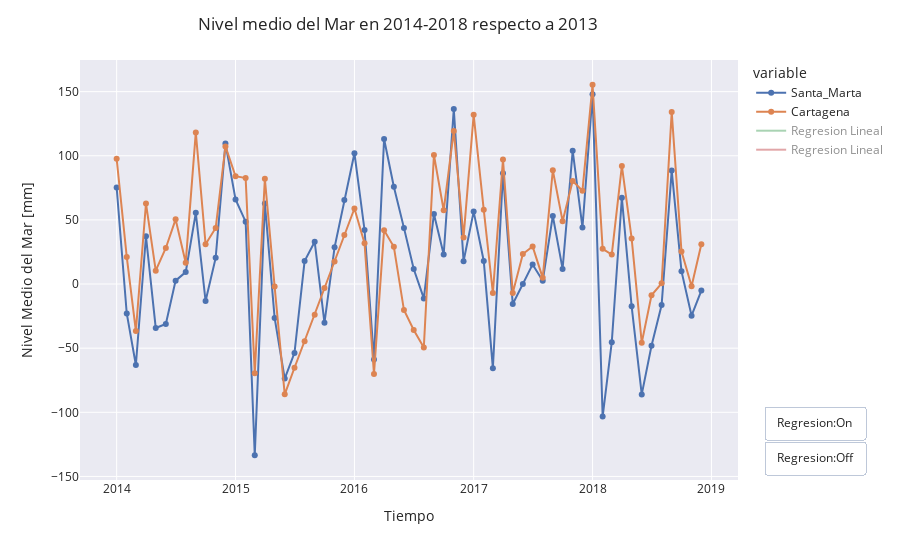

Source (notebook cell):
### Markdown cell above
## Gráfico de Tendencia del Nivel del Mar

### Code cell
import plotly.express as px
import plotly.graph_objects as go
import pandas as pd
import numpy as np
import datetime as dt
from sklearn.linear_model import LinearRegression

df = pd.read_csv(r"C:\Users\verit\Documents\Nivel_del_Mar_Imagenes\Nivel_Mar_Tendencia.csv")
df.Tiempo = pd.to_datetime(df['Tiempo'], format = '%Y/%m/%d')
df = df.interpolate() #pandas interpolation for missing data

inicio = df['Tiempo'].dt.year.iloc[0]
final = df['Tiempo'].dt.year.iloc[-1]

fig = px.line(df, x="Tiempo", y=["Santa_Marta", "Cartagena"], template="seaborn")
fig.update_traces(mode="markers+lines", hovertemplate=None)
fig.update_layout(hovermode="x unified", yaxis_title="Nivel Medio del Mar [mm]", xaxis_title="Tiempo",
                     title_text='Nivel medio del Mar en '+str(inicio)+'-'+str(final)+ ' respecto a 2013', title_x=0.22)

#Regresion Lineal
ciudades = ['Santa_Marta','Cartagena']
colores = ['#55a969','#c44e52']#'#dc8552','#4c72b0'
layoutAnnotationList = []
for ciudad,color in zip(ciudades,colores):
    regr = LinearRegression()
    x = np.array(range(len(df)))
    y = np.array(df[str(ciudad)])
    regr.fit(x.reshape(-1, 1), y.reshape(-1, 1))
    regresion = regr.predict(x.astype(float).reshape(-1, 1))
    slope_anual = regr.coef_[0][0]*12
    text=ciudad+':  y = '+str(round(slope_anual,2))+'x + '+str(round(regr.intercept_[0],2))+' [mm/año]'
    fig.add_trace((go.Scatter(x=df['Tiempo'].tolist(),y=list(regresion.ravel()), mode="lines", name='Regresion Lineal', 
                   legendgroup="group", visible = 'legendonly')))    
    layoutAnnotationList.append(dict(text=text, xref="x", yref="y",x='2016-10-01', y=min(y), showarrow=False, font=dict(color=color,size = 14)))  

    #score = regr.score(x.reshape(-1, 1), y.reshape(-1, 1))
    #print('coefficient of determination R2:', score)
    #from scipy.stats import pearsonr
    #corr, _ = pearsonr(x, y)
    #print('Pearsons correlation: %.3f' % corr)

# Agregar Botones
layoutButtons = list([dict(type="buttons",active=-1,
                           buttons=list([   
                        dict(label = 'Regresion:On',
                             method = 'update',
                             args = [{'visible': [True, True, True, True]},{'annotations':layoutAnnotationList}]),
                        dict(label = 'Regresion:Off',
                            method = 'update',
                             args = [{'visible':[True, True, False, False]},{'annotations':[]}]),
                                        ]),
                           pad={"r": 10, "t": 10},showactive=True,x=1.04,xanchor="left",
                           y=0.015 ,yanchor="bottom"
                           )
                    ])

fig.update_layout(updatemenus=layoutButtons)
fig.show()

### Figure 1 — Plotly figure (JSON) as saved in the notebook; plotly's stock layout.template omitted (floating-point values rounded to 4 significant figures)
{"data": [{"legendgroup": "Santa_Marta", "line": {"color": "rgb(76,114,176)", "dash": "solid"}, "mode": "markers+lines", "name": "Santa_Marta", "orientation": "v", "showlegend": true, "type": "scatter", "x": ["2014-01-01T00:00:00", "2014-02-01T00:00:00", "2014-03-01T00:00:00", "2014-04-01T00:00:00", "2014-05-01T00:00:00", "2014-06-01T00:00:00", "2014-07-01T00:00:00", "2014-08-01T00:00:00", "2014-09-01T00:00:00", "2014-10-01T00:00:00", "2014-11-01T00:00:00", "2014-12-01T00:00:00", "2015-01-01T00:00:00", "2015-02-01T00:00:00", "2015-03-01T00:00:00", "2015-04-01T00:00:00", "2015-05-01T00:00:00", "2015-06-01T00:00:00", "2015-07-01T00:00:00", "2015-08-01T00:00:00", "2015-09-01T00:00:00", "2015-10-01T00:00:00", "2015-11-01T00:00:00", "2015-12-01T00:00:00", "2016-01-01T00:00:00", "2016-02-01T00:00:00", "2016-03-01T00:00:00", "2016-04-01T00:00:00", "2016-05-01T00:00:00", "2016-06-01T00:00:00", "2016-07-01T00:00:00", "2016-08-01T00:00:00", "2016-09-01T00:00:00", "2016-10-01T00:00:00", "2016-11-01T00:00:00", "2016-12-01T00:00:00", "2017-01-01T00:00:00", "2017-02-01T00:00:00", "2017-03-01T00:00:00", "2017-04-01T00:00:00", "2017-05-01T00:00:00", "2017-06-01T00:00:00", "2017-07-01T00:00:00", "2017-08-01T00:00:00", "2017-09-01T00:00:00", "2017-10-01T00:00:00", "2017-11-01T00:00:00", "2017-12-01T00:00:00", "2018-01-01T00:00:00", "2018-02-01T00:00:00", "2018-03-01T00:00:00", "2018-04-01T00:00:00", "2018-05-01T00:00:00", "2018-06-01T00:00:00", "2018-07-01T00:00:00", "2018-08-01T00:00:00", "2018-09-01T00:00:00", "2018-10-01T00:00:00", "2018-11-01T00:00:00", "2018-12-01T00:00:00"], "xaxis": "x", "y": [75.23, -22.96, -63.13, 37.23, -34.26, -31.17, 2.645, 9.29, 55.5, -13.29, 20.4, 109.6, 65.97, 48.61, -133.5, 62.87, -26.42, -73.73, -53.68, 17.9, 32.93, -30.19, 28.6, 65.55, 102, 42.14, -58.87, 113.1, 75.9, 43.78, 11.65, -11.23, 54.63, 23, 136.5, 17.77, 56.48, 18, -65.61, 86.37, -15.61, 0, 15.29, 2.484, 53.07, 11.81, 103.9, 44.13, 148.0, -103.3, -45.29, 67.23, -17.35, -86.03, -48.06, -16.32, 88.43, 10.03, -24.7, -5.065], "yaxis": "y"}, {"legendgroup": "Cartagena", "line": {"color": "rgb(221,132,82)", "dash": "solid"}, "mode": "markers+lines", "name": "Cartagena", "orientation": "v", "showlegend": true, "type": "scatter", "x": ["2014-01-01T00:00:00", "2014-02-01T00:00:00", "2014-03-01T00:00:00", "2014-04-01T00:00:00", "2014-05-01T00:00:00", "2014-06-01T00:00:00", "2014-07-01T00:00:00", "2014-08-01T00:00:00", "2014-09-01T00:00:00", "2014-10-01T00:00:00", "2014-11-01T00:00:00", "2014-12-01T00:00:00", "2015-01-01T00:00:00", "2015-02-01T00:00:00", "2015-03-01T00:00:00", "2015-04-01T00:00:00", "2015-05-01T00:00:00", "2015-06-01T00:00:00", "2015-07-01T00:00:00", "2015-08-01T00:00:00", "2015-09-01T00:00:00", "2015-10-01T00:00:00", "2015-11-01T00:00:00", "2015-12-01T00:00:00", "2016-01-01T00:00:00", "2016-02-01T00:00:00", "2016-03-01T00:00:00", "2016-04-01T00:00:00", "2016-05-01T00:00:00", "2016-06-01T00:00:00", "2016-07-01T00:00:00", "2016-08-01T00:00:00", "2016-09-01T00:00:00", "2016-10-01T00:00:00", "2016-11-01T00:00:00", "2016-12-01T00:00:00", "2017-01-01T00:00:00", "2017-02-01T00:00:00", "2017-03-01T00:00:00", "2017-04-01T00:00:00", "2017-05-01T00:00:00", "2017-06-01T00:00:00", "2017-07-01T00:00:00", "2017-08-01T00:00:00", "2017-09-01T00:00:00", "2017-10-01T00:00:00", "2017-11-01T00:00:00", "2017-12-01T00:00:00", "2018-01-01T00:00:00", "2018-02-01T00:00:00", "2018-03-01T00:00:00", "2018-04-01T00:00:00", "2018-05-01T00:00:00", "2018-06-01T00:00:00", "2018-07-01T00:00:00", "2018-08-01T00:00:00", "2018-09-01T00:00:00", "2018-10-01T00:00:00", "2018-11-01T00:00:00", "2018-12-01T00:00:00"], "xaxis": "x", "y": [97.66, 21.14, -36.6, 62.81, 10.45, 28.13, 50.44, 16.65, 118.2, 31.03, 43.66, 107.3, 84.04, 82.61, -69.51, 82.01, -1.978, -85.97, -65.27, -44.57, -23.88, -3.183, 17.51, 38.21, 58.91, 31.72, -70.09, 41.88, 29.05, -20.27, -35.82, -49.46, 100.6, 57.48, 119.4, 36.32, 131.9, 57.88, -6.99, 97.04, -6.908, 23.39, 29.35, 4.84, 88.7, 49.03, 80.27, 72.79, 155.4, 27.46, 22.94, 92.08, 35.55, -45.72, -8.778, 0.5161, 134.2, 25.44, -1.693, 30.97], "yaxis": "y"}, {"legendgroup": "group", "mode": "lines", "name": "Regresion Lineal", "type": "scatter", "visible": "legendonly", "x": ["2014-01-01T00:00:00", "2014-02-01T00:00:00", "2014-03-01T00:00:00", "2014-04-01T00:00:00", "2014-05-01T00:00:00", "2014-06-01T00:00:00", "2014-07-01T00:00:00", "2014-08-01T00:00:00", "2014-09-01T00:00:00", "2014-10-01T00:00:00", "2014-11-01T00:00:00", "2014-12-01T00:00:00", "2015-01-01T00:00:00", "2015-02-01T00:00:00", "2015-03-01T00:00:00", "2015-04-01T00:00:00", "2015-05-01T00:00:00", "2015-06-01T00:00:00", "2015-07-01T00:00:00", "2015-08-01T00:00:00", "2015-09-01T00:00:00", "2015-10-01T00:00:00", "2015-11-01T00:00:00", "2015-12-01T00:00:00", "2016-01-01T00:00:00", "2016-02-01T00:00:00", "2016-03-01T00:00:00", "2016-04-01T00:00:00", "2016-05-01T00:00:00", "2016-06-01T00:00:00", "2016-07-01T00:00:00", "2016-08-01T00:00:00", "2016-09-01T00:00:00", "2016-10-01T00:00:00", "2016-11-01T00:00:00", "2016-12-01T00:00:00", "2017-01-01T00:00:00", "2017-02-01T00:00:00", "2017-03-01T00:00:00", "2017-04-01T00:00:00", "2017-05-01T00:00:00", "2017-06-01T00:00:00", "2017-07-01T00:00:00", "2017-08-01T00:00:00", "2017-09-01T00:00:00", "2017-10-01T00:00:00", "2017-11-01T00:00:00", "2017-12-01T00:00:00", "2018-01-01T00:00:00", "2018-02-01T00:00:00", "2018-03-01T00:00:00", "2018-04-01T00:00:00", "2018-05-01T00:00:00", "2018-06-01T00:00:00", "2018-07-01T00:00:00", "2018-08-01T00:00:00", "2018-09-01T00:00:00", "2018-10-01T00:00:00", "2018-11-01T00:00:00", "2018-12-01T00:00:00"], "y": [15.26, 15.3, 15.33, 15.37, 15.4, 15.44, 15.47, 15.51, 15.54, 15.58, 15.61, 15.65, 15.69, 15.72, 15.76, 15.79, 15.83, 15.86, 15.9, 15.93, 15.97, 16.0, 16.04, 16.07, 16.11, 16.15, 16.18, 16.22, 16.25, 16.29, 16.32, 16.36, 16.39, 16.43, 16.46, 16.5, 16.53, 16.57, 16.6, 16.64, 16.68, 16.71, 16.75, 16.78, 16.82, 16.85, 16.89, 16.92, 16.96, 16.99, 17.03, 17.06, 17.1, 17.13, 17.17, 17.21, 17.24, 17.28, 17.31, 17.35]}, {"legendgroup": "group", "mode": "lines", "name": "Regresion Lineal", "type": "scatter", "visible": "legendonly", "x": ["2014-01-01T00:00:00", "2014-02-01T00:00:00", "2014-03-01T00:00:00", "2014-04-01T00:00:00", "2014-05-01T00:00:00", "2014-06-01T00:00:00", "2014-07-01T00:00:00", "2014-08-01T00:00:00", "2014-09-01T00:00:00", "2014-10-01T00:00:00", "2014-11-01T00:00:00", "2014-12-01T00:00:00", "2015-01-01T00:00:00", "2015-02-01T00:00:00", "2015-03-01T00:00:00", "2015-04-01T00:00:00", "2015-05-01T00:00:00", "2015-06-01T00:00:00", "2015-07-01T00:00:00", "2015-08-01T00:00:00", "2015-09-01T00:00:00", "2015-10-01T00:00:00", "2015-11-01T00:00:00", "2015-12-01T00:00:00", "2016-01-01T00:00:00", "2016-02-01T00:00:00", "2016-03-01T00:00:00", "2016-04-01T00:00:00", "2016-05-01T00:00:00", "2016-06-01T00:00:00", "2016-07-01T00:00:00", "2016-08-01T00:00:00", "2016-09-01T00:00:00", "2016-10-01T00:00:00", "2016-11-01T00:00:00", "2016-12-01T00:00:00", "2017-01-01T00:00:00", "2017-02-01T00:00:00", "2017-03-01T00:00:00", "2017-04-01T00:00:00", "2017-05-01T00:00:00", "2017-06-01T00:00:00", "2017-07-01T00:00:00", "2017-08-01T00:00:00", "2017-09-01T00:00:00", "2017-10-01T00:00:00", "2017-11-01T00:00:00", "2017-12-01T00:00:00", "2018-01-01T00:00:00", "2018-02-01T00:00:00", "2018-03-01T00:00:00", "2018-04-01T00:00:00", "2018-05-01T00:00:00", "2018-06-01T00:00:00", "2018-07-01T00:00:00", "2018-08-01T00:00:00", "2018-09-01T00:00:00", "2018-10-01T00:00:00", "2018-11-01T00:00:00", "2018-12-01T00:00:00"], "y": [23.91, 24.2, 24.49, 24.78, 25.07, 25.36, 25.65, 25.95, 26.24, 26.53, 26.82, 27.11, 27.4, 27.69, 27.99, 28.28, 28.57, 28.86, 29.15, 29.44, 29.74, 30.03, 30.32, 30.61, 30.9, 31.19, 31.48, 31.78, 32.07, 32.36, 32.65, 32.94, 33.23, 33.52, 33.82, 34.11, 34.4, 34.69, 34.98, 35.27, 35.56, 35.86, 36.15, 36.44, 36.73, 37.02, 37.31, 37.61, 37.9, 38.19, 38.48, 38.77, 39.06, 39.35, 39.65, 39.94, 40.23, 40.52, 40.81, 41.1]}], "layout": {"hovermode": "x unified", "legend": {"title": {"text": "variable"}, "tracegroupgap": 0}, "margin": {"t": 60}, "title": {"text": "Nivel medio del Mar en 2014-2018 respecto a 2013", "x": 0.22}, "updatemenus": [{"active": -1, "buttons": [{"args": [{"visible": [true, true, true, true]}, {"annotations": [{"font": {"color": "#55a969", "size": 14}, "showarrow": false, "text": "Santa_Marta:  y = 0.42x + 15.26 [mm/año]", "x": "2016-10-01", "xref": "x", "y": -133.5, "yref": "y"}, {"font": {"color": "#c44e52", "size": 14}, "showarrow": false, "text": "Cartagena:  y = 3.5x + 23.91 [mm/año]", "x": "2016-10-01", "xref": "x", "y": -85.97, "yref": "y"}]}], "label": "Regresion:On", "method": "update"}, {"args": [{"visible": [true, true, false, false]}, {"annotations": []}], "label": "Regresion:Off", "method": "update"}], "pad": {"r": 10, "t": 10}, "showactive": true, "type": "buttons", "x": 1.04, "xanchor": "left", "y": 0.015, "yanchor": "bottom"}], "xaxis": {"anchor": "y", "domain": [0, 1], "title": {"text": "Tiempo"}}, "yaxis": {"anchor": "x", "domain": [0, 1], "title": {"text": "Nivel Medio del Mar [mm]"}}}}
